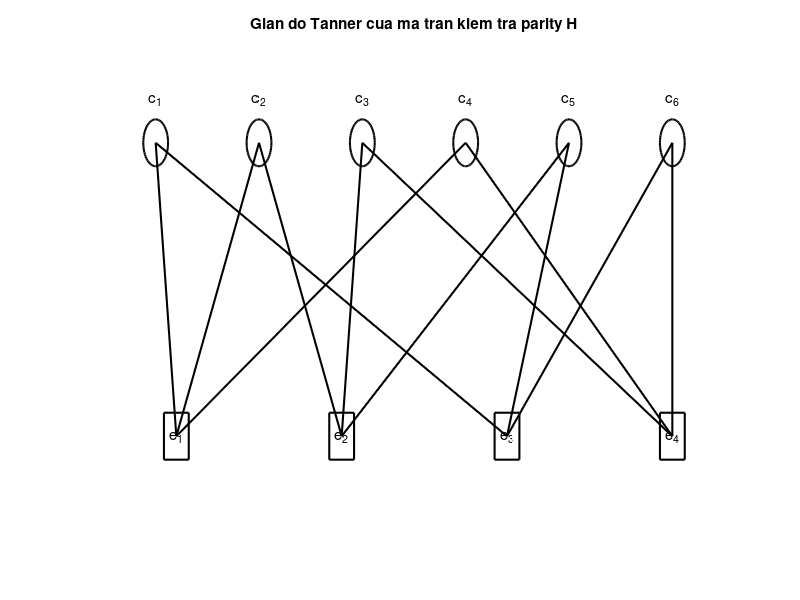

MATLAB code for this plot:
clear; close all; clc;

% Cau 1 - Ve gian do Tanner cho ma tran H
% Lương Hải Long - 22207056

baseDir = fileparts(mfilename('fullpath'));

H = [1 1 0 1 0 0;
     0 1 1 0 1 0;
     1 0 0 0 1 1;
     0 0 1 1 0 1];

fig = figure('Name','Gian do Tanner cua ma tran H');
hold on; grid on; axis off;
title('Gian do Tanner cua ma tran kiem tra parity H');

x_var = 1:6;
y_var = 2.0 * ones(1,6);
x_chk = [1.2 2.8 4.4 6.0];
y_chk = 0.5 * ones(1,4);

for j = 1:size(H,1)
    for i = 1:size(H,2)
        if H(j,i) == 1
            plot([x_var(i), x_chk(j)], [y_var(i), y_chk(j)], 'k-', 'LineWidth', 1.5);
        end
    end
end

for i = 1:6
    rectangle('Position',[x_var(i)-0.12, y_var(i)-0.12, 0.24, 0.24], ...
              'Curvature',[1 1], 'EdgeColor','k', 'LineWidth', 1.5);
    text(x_var(i), y_var(i)+0.22, sprintf('c_%d', i), ...
         'HorizontalAlignment','center', 'FontSize', 11, 'Interpreter','tex');
end

for j = 1:4
    rectangle('Position',[x_chk(j)-0.12, y_chk(j)-0.12, 0.24, 0.24], ...
              'EdgeColor','k', 'LineWidth', 1.5);
    text(x_chk(j), y_chk(j), sprintf('e_%d', j), ...
         'HorizontalAlignment','center', 'VerticalAlignment','middle', ...
         'FontSize', 11, 'Interpreter','tex');
end

xlim([0.5 6.5]);
ylim([0 2.5]);
hold off;

saveas(fig, fullfile(baseDir, 'tanner_ldpc.png'));
